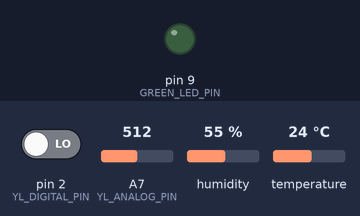
The sketch below on a simulated Arduino Nano, built with avr-gcc and run on an emulated ATmega328P. Parts: output pins drawn as LEDs (lit = HIGH). Inputs (shaded band) come from the test bench; at power-on: pin 2 (YL_DIGITAL_PIN) LOW, A7 (YL_ANALOG_PIN) = 512, humidity 55 %, temperature 24 °C.

Above: at 0.6 s.
At 31.7 s:
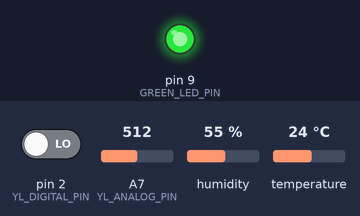
Timing chart, 0 to 79.7 s (numbered marks = the images above):
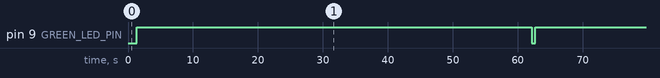

The sketch:

Sketch.ino
```cpp
#include <Arduino.h>
#include <SPI.h>

// Bluetooth
#include <SoftwareSerial.h>
// Dallas temperature
#include <OneWire.h>
#include <DallasTemperature.h>
// DHT sensor
#include <Adafruit_Sensor.h>
#include <DHT.h>
#include <DHT_U.h>

// Used pins
#define GREEN_LED_PIN       9
#define DALLAS_SENSOR_PIN   10
#define DHT_SENSOR_PIN      3         // Pin which is connected to the DHT sensor.
#define YL_DIGITAL_PIN      2
#define YL_ANALOG_PIN       A7

#define DHT_TYPE            DHT11     // DHT 11

// NOTE: Use BT(1,0) if old board.
SoftwareSerial BT(0,1); // RX, TX
// Dallas temperature
OneWire oneWire(DALLAS_SENSOR_PIN);   // Setup a oneWire instance to communicate with any OneWire devices
DallasTemperature sensors(&oneWire);  // Pass our oneWire reference to Dallas Temperature.
// DHT
DHT_Unified dht(DHT_SENSOR_PIN, DHT_TYPE);

// Loop delay
uint32_t delayMS = 60000;             // 1 minute

void setup()
{
    BT.begin(9600);
    setupDHTDevice();
    pinMode(YL_DIGITAL_PIN, INPUT);

    // LEDs
    pinMode(GREEN_LED_PIN, OUTPUT);
}

void loop()
{
  char printBuffer[90];

  char dallasTempBuffer[20];
  char dhtHumidityBuffer[10];

  char ylPrecipitationAnalogBuffer[10];
  char ylPrecipitationDigitalBuffer[10];

  dtostrf(getDallasTemperature(), 5+2, 2, dallasTempBuffer);
  dtostrf(getDHTHumidity(), 3, 0, dhtHumidityBuffer);

  dtostrf(analogRead(YL_ANALOG_PIN), 4, 0, ylPrecipitationAnalogBuffer);
  dtostrf(digitalRead(YL_DIGITAL_PIN), 1, 0, ylPrecipitationDigitalBuffer);

  sprintf(printBuffer, "{\"dallasTemp\":%s,\"dhtHumidity\":%s,\"ylAnalog\":%s,\"ylDigital\":%s}", dallasTempBuffer, dhtHumidityBuffer, ylPrecipitationAnalogBuffer, ylPrecipitationDigitalBuffer);
  BT.println(printBuffer);

  digitalWrite(GREEN_LED_PIN, LOW);
  delay(500);
  digitalWrite(GREEN_LED_PIN, HIGH);

  delay(delayMS);
}

// function to print the temperature for a device
float getDallasTemperature()
{
    sensors.requestTemperatures(); // Send the command to get temperatures
    float tempC = sensors.getTempCByIndex(0);
    return tempC;
}

void setupDHTDevice() {
    // Initialize device.
    dht.begin();
}

float getDHTHumidity() {
    // Get temperature event and print its value.
    sensors_event_t event;

    // Get humidity event and print its value.
    dht.humidity().getEvent(&event);
    if (isnan(event.relative_humidity)) {
        Serial.println("Error reading humidity!");
        return 0;
    }
    return event.relative_humidity;
}

// DHT Sensor
// See guide for details on sensor wiring and usage:
//   https://learn.adafruit.com/dht/overview

// Depends on the following Arduino libraries:
// - Adafruit Unified Sensor Library: https://github.com/adafruit/Adafruit_Sensor
// - DHT Sensor Library: https://github.com/adafruit/DHT-sensor-library
```

Measured:
- by itself, pin 9 (GREEN_LED_PIN): alternates HIGH for 60.8 s and LOW for 0.50 s
